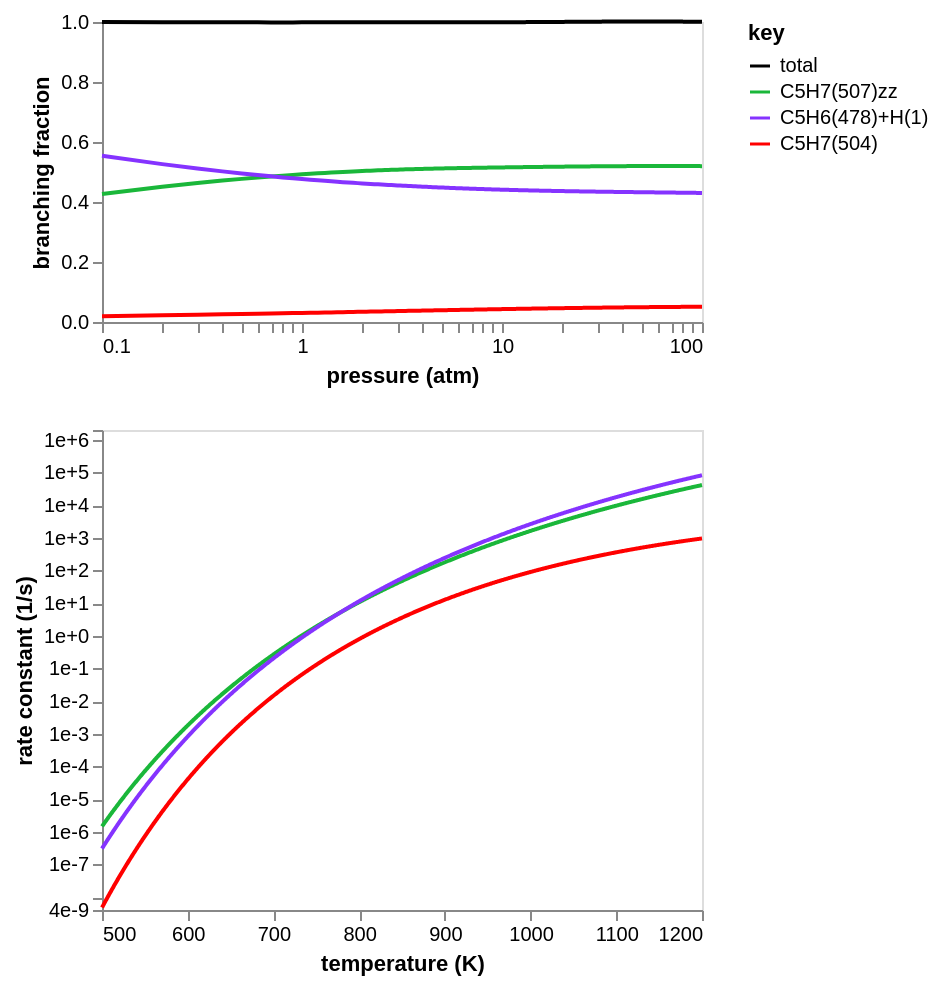

Notebook cell for this chart:
### Code cell
branch_frac_chart1 = fig.branching_fraction_chart(
    rate_df1,
    P_range=(0.1, 100),
    T=825,
    legend=legend,
    total=True,
)
rate_chart1 = fig.rate_chart(
    rate_df1,
    T_range=(500, 1200),
    P=1,
    legend=legend,
    total=total,
    y_range=y_range,
    units={"substance": "molecules"},
)
chart = alt.vconcat(
    branch_frac_chart1.properties(width=300, height=150),
    rate_chart1.properties(width=300, height=240),
).configure_axis(grid=False)
chart

### Figure 1 — Vega-Lite specification as saved in the notebook (floating-point values rounded to 4 significant figures; data arrays with more than 128 entries replaced by an {"elided": "..."} marker saying what was removed)
{"config": {"view": {"continuousWidth": 300, "continuousHeight": 300}, "axis": {"grid": false}}, "vconcat": [{"data": {"name": "data-4edc895303a76668a909377ed5a4f3f7"}, "mark": {"type": "line"}, "encoding": {"color": {"field": "key", "scale": {"domain": ["total", "C5H7(507)zz", "C5H6(478)+H(1)", "C5H7(504)"], "range": ["#000000", "#1ab73a", "#8533ff", "#ff0000"]}, "type": "nominal"}, "x": {"axis": {"labelExpr": "((abs(datum.value - 0.1) / abs(0.1) < 1e-5) ||\n(abs(datum.value - 1.0) / abs(1.0) < 1e-5) ||\n(abs(datum.value - 10.0) / abs(10.0) < 1e-5) ||\n(abs(datum.value - 100.0) / abs(100.0) < 1e-5) ||\n(abs(datum.value - 100.0) / abs(100.0) < 1e-5)) ? datum.label : ''", "values": [0.1, 0.2, 0.3, 0.4, 0.5, 0.6, 0.7, 0.8, 0.9, 1.0, 2.0, 3.0, 4.0, 5.0, 6.0, 7.0, 8.0, 9.0, 10.0, 20.0, 30.0, 40.0, 50.0, 60.0, 70.0, 80.0, 90.0, 100.0, 100.0]}, "field": "x", "scale": {"domain": [0.1, 100.0], "type": "log"}, "title": "pressure (atm)", "type": "quantitative"}, "y": {"axis": {"format": ".1f"}, "field": "value", "scale": {"domain": [0, 1], "domainMax": 1, "nice": true}, "title": "branching fraction", "type": "quantitative"}}, "height": 150, "transform": [{"fold": ["total", "C5H7(507)zz", "C5H6(478)+H(1)", "C5H7(504)"]}], "width": 300}, {"data": {"name": "data-5c0688baa559f405d646b672d0c52d59"}, "mark": {"type": "line"}, "encoding": {"color": {"field": "key", "scale": {"domain": ["C5H7(507)zz", "C5H6(478)+H(1)", "C5H7(504)"], "range": ["#1ab73a", "#8533ff", "#ff0000"]}, "type": "nominal"}, "x": {"axis": {"format": ".0f"}, "field": "x", "scale": {"domain": [500, 1200], "domainMax": 1200, "nice": true}, "title": "temperature (K)", "type": "quantitative"}, "y": {"axis": {"format": ".0e", "labelExpr": "((abs(datum.value - 4e-09) / abs(4e-09) < 1e-5) ||\n(abs(datum.value - 1e-08) / abs(1e-08) < 1e-5) ||\n(abs(datum.value - 1e-07) / abs(1e-07) < 1e-5) ||\n(abs(datum.value - 1e-06) / abs(1e-06) < 1e-5) ||\n(abs(datum.value - 1e-05) / abs(1e-05) < 1e-5) ||\n(abs(datum.value - 0.0001) / abs(0.0001) < 1e-5) ||\n(abs(datum.value - 0.001) / abs(0.001) < 1e-5) ||\n(abs(datum.value - 0.01) / abs(0.01) < 1e-5) ||\n(abs(datum.value - 0.1) / abs(0.1) < 1e-5) ||\n(abs(datum.value - 1.0) / abs(1.0) < 1e-5) ||\n(abs(datum.value - 10.0) / abs(10.0) < 1e-5) ||\n(abs(datum.value - 100.0) / abs(100.0) < 1e-5) ||\n(abs(datum.value - 1000.0) / abs(1000.0) < 1e-5) ||\n(abs(datum.value - 10000.0) / abs(10000.0) < 1e-5) ||\n(abs(datum.value - 100000.0) / abs(100000.0) < 1e-5) ||\n(abs(datum.value - 1000000.0) / abs(1000000.0) < 1e-5) ||\n(abs(datum.value - 2000000.0) / abs(2000000.0) < 1e-5)) ? datum.label : ''", "values": [4e-09, 1e-08, 1e-07, 1e-06, 1e-05, 0.0001, 0.001, 0.01, 0.1, 1.0, 10.0, 100.0, 1000.0, 10000.0, 100000.0, 1000000.0, 2000000.0]}, "field": "value", "scale": {"domain": [4e-09, 2000000.0], "type": "log"}, "title": "rate constant (1/s)", "type": "quantitative"}}, "height": 240, "transform": [{"fold": ["C5H7(507)zz", "C5H6(478)+H(1)", "C5H7(504)"]}], "width": 300}], "$schema": "https://vega.github.io/schema/vega-lite/v5.20.1.json", "datasets": {"data-4edc895303a76668a909377ed5a4f3f7": {"elided": "1000 records"}, "data-5c0688baa559f405d646b672d0c52d59": {"elided": "1000 records"}}}
